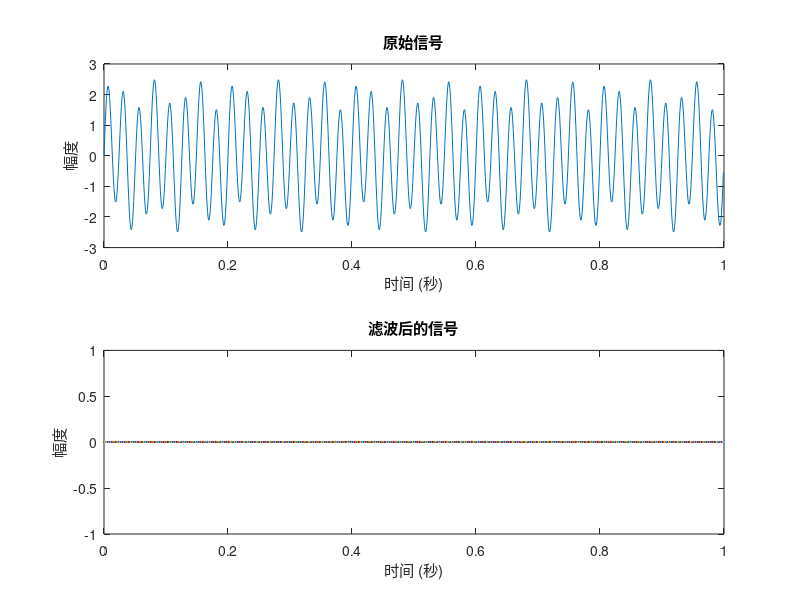

This chart was generated by the following MATLAB code:
% 定义信号参数
Fs = 1000; % 采样频率，假设为1000Hz
T = 1;     % 信号总时长，假设为1秒
t = 0:1/Fs:T-1/Fs; % 时间向量

% 创建信号
x = 0.5*sin(2*pi*15*t) + 2*sin(2*pi*40*t);

% 计算信号的快速傅里叶变换（FFT）
X = fft(x, length(t));
X = fftshift(X); % 移动FFT的零频分量至中间

% 设定阈值，滤除低频部分
threshold = 50; % 阈值，根据实际情况调整
if abs(X) < threshold
    X_low = X(abs(X) < threshold);
else
    X_low = 0;
end
% 逆FFT变换，恢复时域信号
xn = ifft(X_low);

% 绘制原始信号和滤波后的信号
figure;
subplot(2,1,1);
plot(t, x);
title('原始信号');
xlabel('时间 (秒)');
ylabel('幅度');

subplot(2,1,2);
plot(t, real(xn));
title('滤波后的信号');
xlabel('时间 (秒)');
ylabel('幅度');